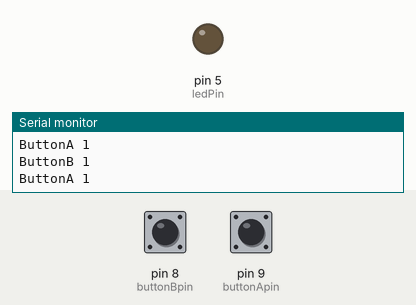
This sketch was run on a simulated Arduino Uno, built with avr-gcc and run on an emulated ATmega328P. Parts: output pins drawn as LEDs (lit = HIGH), the last lines printed to the serial monitor. The test bench sets the inputs (shaded band); at power-on: pin 9 (buttonApin) HIGH, pin 8 (buttonBpin) HIGH.

Above: at 1.2 s.
1.3 s: pin 9 (buttonApin) pulled LOW for 0.15 s
At 2.5 s:
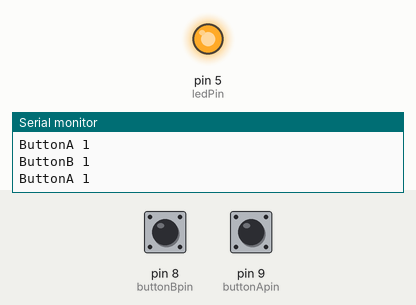
2.9 s: pin 8 (buttonBpin) pulled LOW for 0.15 s
At 3.5 s:
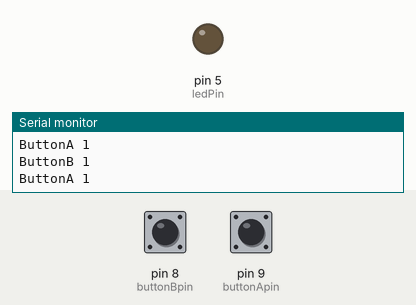
6.0 s: pin 9 (buttonApin) pulled LOW for 1 s
At 6.8 s:
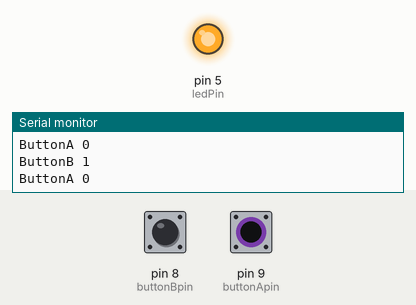
Timing chart, 0 to 9.0 s (numbered marks = the images above; inputs shaded):
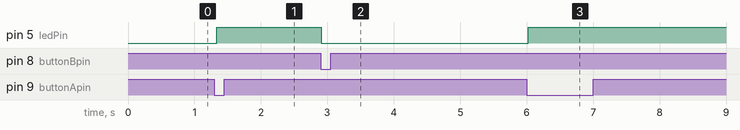

Measured:
- after the input at 1.3 s, pin 5 (ledPin): LOW → HIGH at once
- after the input at 2.9 s, pin 5 (ledPin): HIGH → LOW at once
- after the input at 6.0 s, pin 5 (ledPin): LOW → HIGH at once

The sketch:

Buttons.ino
```cpp
int ledPin = 5;
int buttonApin = 9;
int buttonBpin = 8;

byte leds = 0;

void setup()
{
  Serial.begin(9000);
  pinMode(ledPin, OUTPUT);
  pinMode(buttonApin, INPUT_PULLUP);
  pinMode(buttonBpin, INPUT_PULLUP);
}

void loop()
{
  int aRead = digitalRead(buttonApin);
  Serial.print("ButtonA ");
  Serial.println(aRead);
  if (aRead == LOW)
  {
    digitalWrite(ledPin, HIGH);
  }
  int bRead = digitalRead(buttonBpin);
  Serial.print("ButtonB ");
  Serial.println(bRead);

  if (digitalRead(buttonBpin) == LOW)
  {
    digitalWrite(ledPin, LOW);
  }
}
```
